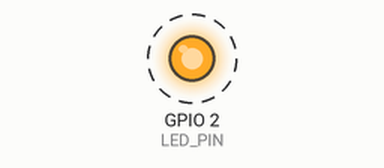
Bench run of a sketch on a simulated ESP32. Parts: output pins drawn as LEDs (lit = HIGH). Dashed ring = blinking.

Above: at 0.2 s.
Timing chart, 0 to 3.0 s (numbered marks = the images above):
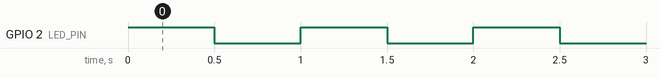

Measured:
- by itself, GPIO 2 (LED_PIN): alternates HIGH for 0.50 s and LOW for 0.50 s

The sketch:

Led_Blinking.ino
```cpp
// 🛠️ LED Blinking - Your Bot Signals Life!
// This program makes the LED turn ON and OFF continuously.
// 💡 Change the LED pin if needed. The built-in LED is usually on GPIO 2.

#define LED_PIN 2  // 🔌 Define the pin for the LED (Built-in LED on ESP32)

void setup() {
    pinMode(LED_PIN, OUTPUT);  // ⚙️ Set the LED pin as an OUTPUT
}

void loop() {
    digitalWrite(LED_PIN, HIGH);  // 💡 Turn the LED ON (HIGH = 1)
    delay(500);  // ⏳ Wait for 500ms
    digitalWrite(LED_PIN, LOW);  // 🔄 Turn the LED OFF (LOW = 0)
    delay(500);  // ⏳ Wait for 500ms
}

/* 🔒 Unlock Task: Can you change the blinking speed?
   ➤ Modify the delay() values.
   ➤ Try delay(1000) for a slower blink or delay(200) for a faster blink!
*/
```
